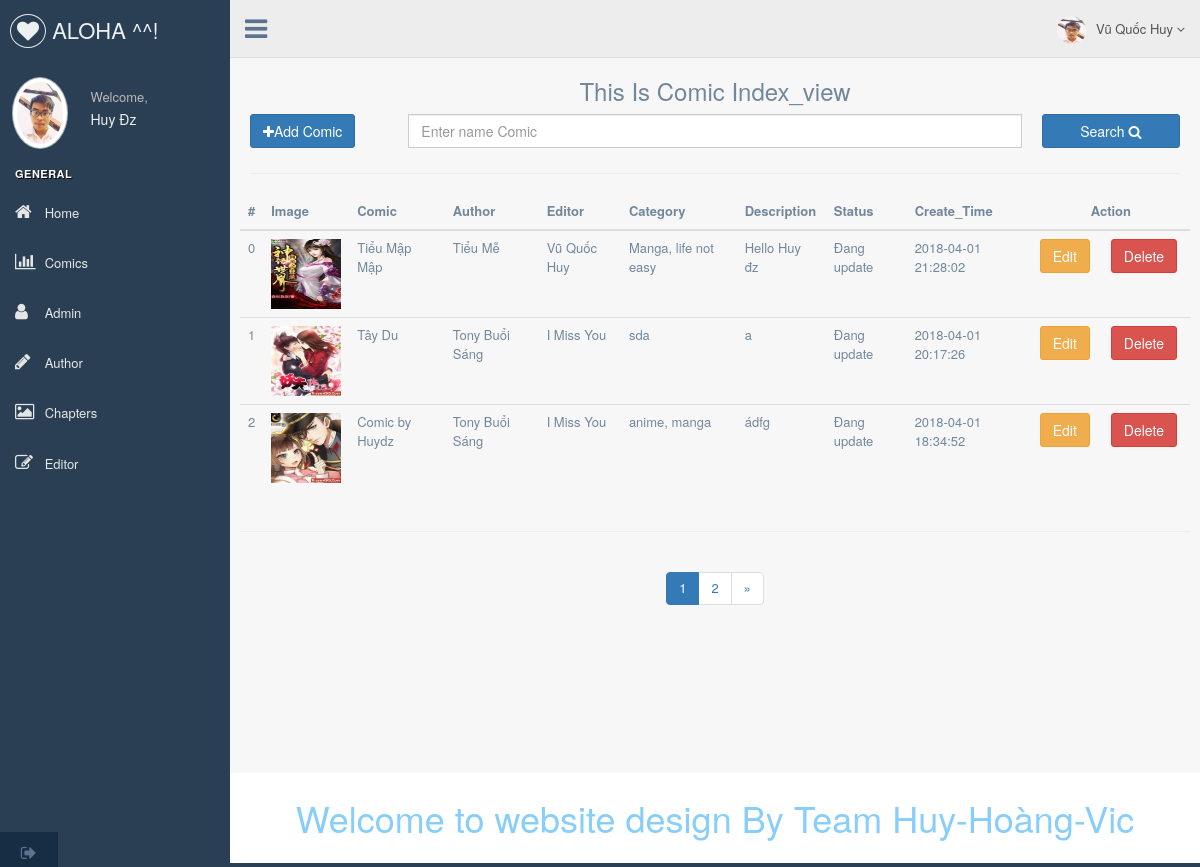
Page /sources/admin/index.php?c=comics (signed in) on the committed database.
### tables this page shows
CREATE TABLE `comics` (
  `id` int(10) UNSIGNED NOT NULL,
  `name_comic` varchar(250) NOT NULL,
  `name_less` varchar(50) DEFAULT NULL,
  `id_author` int(11) NOT NULL,
  `id_editor` int(11) NOT NULL,
  `category` varchar(250) NOT NULL,
  `description` text NOT NULL,
  `images` varchar(255) DEFAULT NULL,
  `view` int(11) DEFAULT '0',
  `status` int(11) NOT NULL DEFAULT '0',
  `create_time` datetime DEFAULT NULL,
  `update_time` datetime DEFAULT NULL,
  `chapter` int(11) NOT NULL DEFAULT '1'
);

CREATE TABLE `author` (
  `id` int(10) UNSIGNED NOT NULL,
  `name_author` varchar(150) NOT NULL,
  `create_time` datetime DEFAULT NULL,
  `update_time` datetime DEFAULT NULL
);

CREATE TABLE `editor` (
  `id` int(11) NOT NULL,
  `name` varchar(150) NOT NULL,
  `phone` int(11) NOT NULL,
  `address` varchar(250) NOT NULL,
  `note` text NOT NULL,
  `avatar` varchar(100) DEFAULT NULL,
  `create_time` datetime DEFAULT NULL,
  `update_time` datetime DEFAULT NULL
);

### sources/admin/app/core/control_admin.php (called while the page is built, shortened)
<?php
	class control_Admin
	{
		function loadFooterAdmin(){
			require 'app/view/partials/footer_view_admin.php';
		}
		function loadHeaderAdmin(){
			require 'app/view/partials/header_view_admin.php';
		}
		function loadSidebarAdmin(){
			require 'app/view/partials/sidebar_view_admin.php';
		}
		function indexComic($data){
			require 'app/view/comics/index_view_comic.php';
		}
	}
?>

### sources/admin/app/controller/comics_control.php (called while the page is built, shortened)
<?php
	require 'app/core/control_admin.php';
	require 'app/model/comics_model.php';
	class Product extends control_Admin
	{
		private $cmModel;
		function __construct()
		{
			$this->cmModel = new Comics_Model();
		}
		public function index()
		{
			$data = [];
			$keyword = $_GET['s'] ?? '';
			$page = $_GET['page'] ?? '';
			$books = $this->cmModel->getAllDataMangaKeyword($keyword);
			$data['keyword'] = $keyword;
			$page = (is_numeric($page) && $page >0) ? $page : 1;
			$dataLink =[
				'c' => 'comics',
				'm' => 'index',
				'page'=> '{page}',
				's' => $keyword
			];
			$links = create_link($dataLink);
			$panigate = panigation(count($books), $page, 3,$keyword,$links);
			$data['comics'] = $this->cmModel->getDataMangaByPage($panigate['keyword'],$panigate['start'],$panigate['limit']);
			$data['panigation'] = $panigate['panigationHtml'];
			$this->indexComic($data);
		}
	}
	$product = new Product();
	$method = $_GET['m'] ?? 'index';
	$product ->$method();
?>

### sources/admin/app/route/route.php (called while the page is built, shortened)
<?php
	require 'app/helper/common_helper.php';
	class Route
	{
		public function comics()
		{
			require 'app/controller/comics_control.php';
		}
	}
	$route = new Route();
	$controller = $_GET['c'] ?? 'login';
	$route->$controller();
?>

### sources/admin/app/model/comics_model.php (called while the page is built, shortened)
<?php
	class Comics_Model extends PDODriver
	{
		public function getDataMangaByPage($keyword ='',$start,$limit)
		{
			$data = [];
			$key = "%".$keyword."%";
			$sql = "SELECT a.*,b.name_author,c.name AS name_editor
				   FROM comics AS a INNER JOIN author AS b on a.id_author = b.id
				   INNER JOIN editor AS c ON a.id_editor = c.id
				   WHERE a.`name_comic` LIKE :keyword
				   OR b.name_author LIKE :keyword
				   OR c.name LIKE :keyword
				   ORDER BY a.create_time DESC
				   LIMIT :start,:limmit
				 ";
			$stmt = $this->db->prepare($sql);
			if ($stmt) {
				$stmt->bindParam(':keyword',$key,PDO::PARAM_STR);
				$stmt->bindParam(':start',$start,PDO::PARAM_INT);
				$stmt->bindParam(':limmit',$limit,PDO::PARAM_INT);
				if ($stmt->execute()) {
					if ($stmt->rowCount()>0) {
						$data = $stmt->fetchAll(PDO::FETCH_ASSOC);
					}
				}
			}
			return $data;
		}
		public function getAllDataMangaKeyword($keyword = '')
		{
			$data = [];
			$key = "%".$keyword."%";
			$sql = "SELECT a.*,b.name_author,c.name AS name_editor
				   FROM comics AS a INNER JOIN author AS b on a.id_author = b.id
				   INNER JOIN editor AS c ON a.id_editor = c.id
				   WHERE a.`name_comic` LIKE :keyword
				   OR b.name_author LIKE :keyword
				   OR c.name LIKE :keyword
				   ORDER BY a.create_time DESC
				 ";
			$stmt = $this->db->prepare($sql);
			if ($stmt) {
				$stmt->bindParam(':keyword',$key,PDO::PARAM_STR);
				if ($stmt->execute()) {
					if ($stmt->rowCount()>0) {
						$data = $stmt->fetchAll(PDO::FETCH_ASSOC);
					}
				}
			}
			return $data;
		}
	}
?>

### sources/admin/app/config/database.php (called while the page is built, shortened)
<?php
	class Database
	{
		protected function connection()
		{
			try {
				$this->db = new PDO("mysql:host=localhost;dbname=comic;charset=utf8","root","");
			} catch (PDOException $e) {
				print_r("Error: " .$e->getMessage()."<br />");
				die("can't connect to database");
			}
		}
	}
?>

### sources/admin/app/view/comics/index_view_comic.php (the view, shortened to what this page needs)
<div class="right_col">
<div class="row">
	<br />
	<div class="col-lg-12 col-md-12 col-xs-12 col-sm-12">
		<div class="white-box">
			<div class="row">
				<h3 class="text-center"> This Is Comic Index_view</h3>
				<div class="col-lg-2 col-md-2 col-xs-12 col-sm-12">
					<a href="?c=comics&m=add" class="btn btn-primary"><i class="fa fa-plus" aria-hidden="true"></i>Add Comic</a>
				</div>
				<div class="col-lg-8 col-md-8 col-xs-12 col-sm-12">
					<input type="text" name="txtSearch" class="form-control" id='txtSearch' value="<?php echo htmlentities($data['keyword']); ?>" placeholder="Enter name Comic">
				</div>
				<div class="col-lg-2 col-md-2 col-xs-12 col-sm-12">
					<button type="button" name="btnSearch" id="btnSearch" class="btn btn-primary btn-block">Search <i class="fa fa-search" aria-hidden="true"></i></button>
				</div>
			</div>
			<hr />
			<div class="row">
				<div class="table-responsive">
	                <table class="table table-hover table-border">
	                    <thead>
	                        <tr>
	                            <th>#</th>
	                            <th>Image</th>
	                            <th>Comic</th>
	                            <th>Author</th>
	                            <th>Editor</th>
	                            <th>Category</th>
	                            <th>Description</th>
	                            <th>Status</th>
	                            <th>Create_Time</th>
	                            <th class="text-center" colspan="2">Action</th>
	                        </tr>
	                    </thead>
	                    <tbody><?php $numb=1; ?>
							<?php if(!empty($data['comics'])): ?>
		                        <?php foreach($data['comics'] as $key =>$b): ?>
									<tr>
										<td><?php  echo $key; ?></td>
										<td><img src="<?php echo PATH_UPLOAD_ADMIN_IMG . $b['images']; ?>" alt="Comics" height="70px" width="70px"></td>
										<td><?php echo $b['name_comic']; ?></td>
										<td><?php echo $b["name_author"]; ?></td>
										<td><?php echo $b["name_editor"]; ?></td>
										<td><?php echo $b["category"]; ?></td>
										<td><?php echo $b['description']; ?></td>
										<td><?php
										if ($b["status"]==0) {
										 	echo "Đang update";
										 }  else{
										 	echo "Đã hoàn thiện";
										 }
										?></td>
										<td><?php echo $b["create_time"]; ?></td>
										<td><a href="?c=comics&m=update&id=<?php echo $b['id'] ?>" class="btn btn-warning" title="Edit">Edit</a></td>
										<td><a href="?c=comics&m=index&page=<?php $page=$_GET['page'] ?? 1;echo $page; ?>&s=<?php $search=$_GET['s'] ?? ''; echo $search; ?>&id=<?php echo $b['id'] ?>" class="btn btn-danger" title="Delete" id="delete-button">Delete</a></td>
									</tr>
		                        <?php endforeach; ?>
		                    	<?php else : ?>
		                    		<h4 class="text-center bold">Not Result</h4>
		                    <?php endif; ?>
		                </tbody>
	                </table>
	            </div>
	            <hr />
	            <div class="row text-center">
					<?php echo $data['panigation'] ?>
	            </div>
			</div>
		</div>
	</div>
</div>
</div>

### rows in the picture
comics: key "0", images (picture), name_comic "Tiểu Mập Mập", id_author.name_author "Tiểu Mễ", id_editor.name "Vũ Quốc Huy", category "Manga, life not easy", description "Hello Huy đz", status "Đang update", create_time "2018-04-01 21:28:02"
comics: key "1", images (picture), name_comic "Tây Du", id_author.name_author "Tony Buổi Sáng", id_editor.name "I Miss You", category "sda", description "a", status "Đang update", create_time "2018-04-01 20:17:26"
comics: key "2", images (picture), name_comic "Comic by Huydz", id_author.name_author "Tony Buổi Sáng", id_editor.name "I Miss You", category "anime, manga", description "ádfg", status "Đang update", create_time "2018-04-01 18:34:52"
